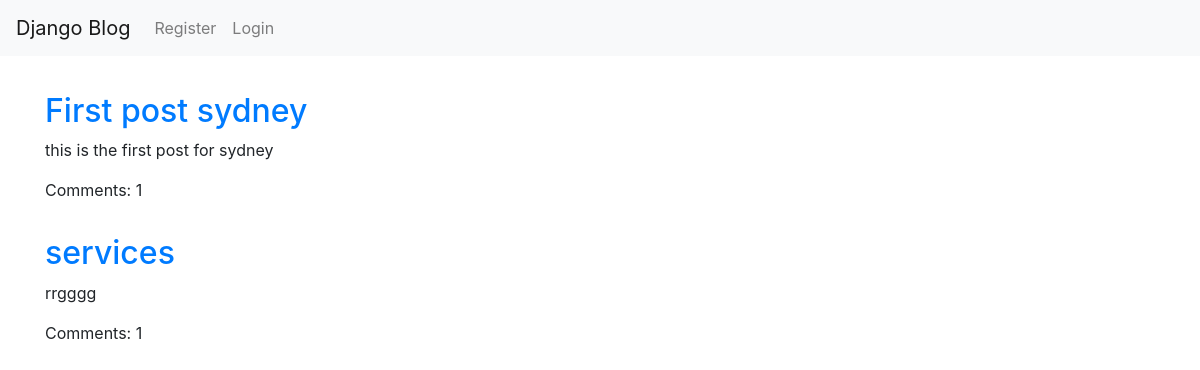
The page / on the database its author committed.
### blog/models.py (models this page shows, shortened)
class Post(models.Model):
    title = models.CharField(max_length=200)
    author = models.ForeignKey('auth.User', on_delete=models.CASCADE,)
    body = models.TextField()

### blog/views.py (the view)
# urls.py: path('', BlogListView.as_view(), name='home'),
class BlogListView(ListView):
    model = Post
    template_name = 'home.html'

### templates/home.html
{% extends 'base.html' %}
{% block content %}
    {% for post in object_list %}
    <div class='post-entry pt-3'>
        <h2><a href="{% url 'post_detail' post.pk %}">{{ post.title }}</a></h2>
        <p>{{ post.body }}</p>
        <p>Comments: {{ post.comments.count }}</p>
    </div>
    {% endfor %}
{% endblock %}

### rows shown on the page
Post: title "First post sydney", body "this is the first post for sydney", comments.count "1"
Post: title "services", body "rrgggg", comments.count "1"
